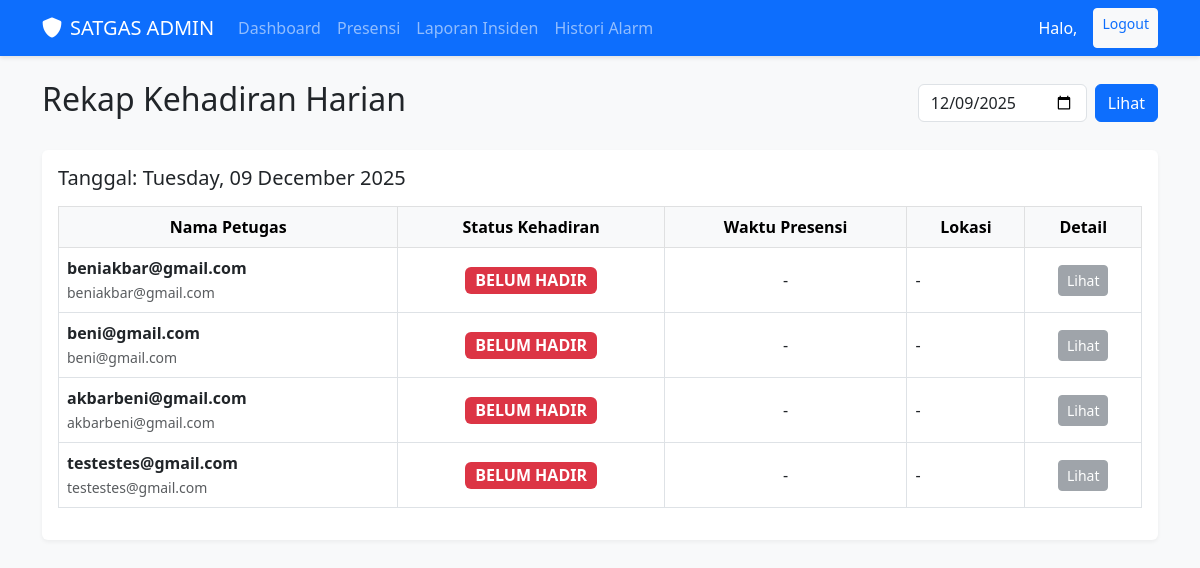
Before: /dashboard/rekap-harian/ (signed in) with the older database file.
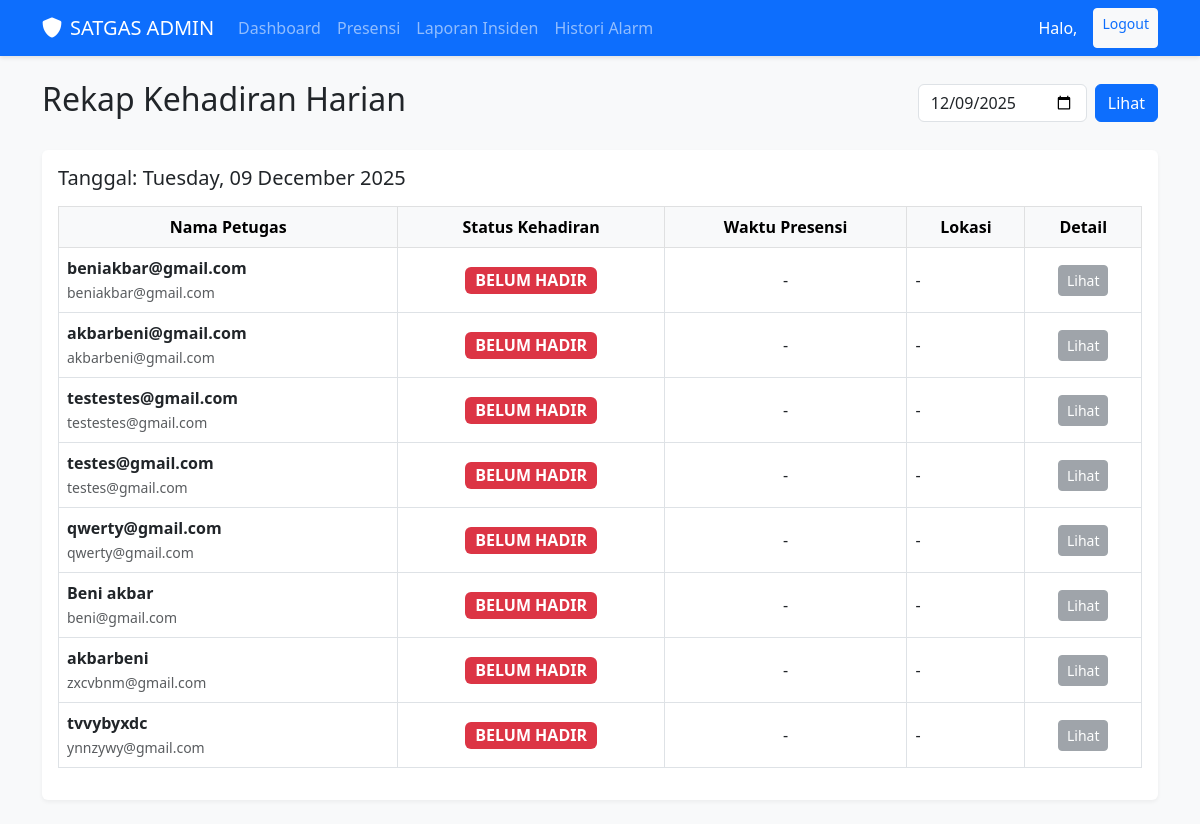
After: the same page with the newer database file.
### core/models.py (models this page shows, shortened)
class User(AbstractUser):
    username = None
    email = models.EmailField(unique=True)
    phone_number = models.CharField(max_length=15, blank=True, null=True)
    profile_picture = models.ImageField(upload_to=user_directory_path, blank=True, null=True)
    is_admin = models.BooleanField(default=False)
    is_petugas = models.BooleanField(default=True)
    USERNAME_FIELD = 'email'
    REQUIRED_FIELDS = []
    objects = UserManager()

### core/web_views.py (the view)
# urls.py: path('dashboard/rekap-harian/', WebRekapHarianView.as_view(), name='web-rekap-harian'),
class WebRekapHarianView(LoginRequiredMixin, AdminRequiredMixin, TemplateView):
    template_name = 'core/rekap_harian.html'
    def get_context_data(self, **kwargs):
        context = super().get_context_data(**kwargs)
        date_str = self.request.GET.get('date')
        if date_str:
            from django.utils.dateparse import parse_date
            target_date = parse_date(date_str) or timezone.localdate()
        else:
            target_date = timezone.localdate()
        petugas_queryset = User.objects.filter(is_petugas=True).order_by('first_name')
        serializer = PetugasStatusPresensiSerializer(
            petugas_queryset,
            many=True,
            context={'target_date': target_date}
        )
        context['data_rekap'] = serializer.data
        context['target_date'] = target_date
        context['selected_date'] = date_str
        return context

### core/serializers.py (called while the page is built)
    def get_full_name(self, obj):
        full = f"{obj.first_name} {obj.last_name}".strip()
        return full if full else obj.email

    def get_target_date(self):
        return self.context.get('target_date', timezone.localdate())

    def get_has_presensi_today(self, obj):
        target_date = self.get_target_date()
        return Presensi.objects.filter(
            petugas=obj,
            timestamp__date=target_date
        ).exists()

    def get_last_presensi(self, obj):
        target_date = self.get_target_date()
        try:
            presensi_on_date = Presensi.objects.filter(
                petugas=obj,
                timestamp__date=target_date
            ).order_by('-timestamp').first()
            if presensi_on_date:
                return AdminPresensiSerializer(presensi_on_date, context=self.context).data
            return None
        except Exception:
            return None

### core/web_views.py (called while the page is built)
    def test_func(self):
        return self.request.user.is_authenticated and self.request.user.is_admin

### core/templates/core/rekap_harian.html
{% extends 'core/base.html' %}
{% block content %}
<div class="d-flex justify-content-between align-items-center mb-4">
    <h2>Rekap Kehadiran Harian</h2>
    <form method="get" class="d-flex">
        <input type="date" name="date" class="form-control me-2" value="{{ selected_date|default:target_date|date:'Y-m-d' }}">
        <button type="submit" class="btn btn-primary">Lihat</button>
    </form>
</div>
<div class="card mb-4">
    <div class="card-body">
        <h5 class="card-title">Tanggal: {{ target_date|date:"l, d F Y" }}</h5>
        <div class="table-responsive mt-3">
            <table class="table table-bordered table-hover align-middle">
                <thead class="table-light text-center">
                    <tr>
                        <th>Nama Petugas</th>
                        <th>Status Kehadiran</th>
                        <th>Waktu Presensi</th>
                        <th>Lokasi</th>
                        <th>Detail</th>
                    </tr>
                </thead>
                <tbody>
                    {% for item in data_rekap %}
                    <tr>
                        <td>
                            <strong>{{ item.full_name }}</strong><br>
                            <small class="text-muted">{{ item.email }}</small>
                        </td>
                        <td class="text-center">
                            {% if item.has_presensi_today %}
                                {% if item.last_presensi.status_validasi == 'hadir' or not item.last_presensi.status_validasi %}
                                    <span class="badge bg-success fs-6">HADIR</span>
                                {% elif item.last_presensi.status_validasi == 'diluar_lokasi' %}
                                    <span class="badge bg-warning text-dark fs-6">DILUAR LOKASI</span>
                                {% else %}
                                    <span class="badge bg-danger fs-6">TIDAK VALID</span>
                                {% endif %}
                            {% else %}
                                <span class="badge bg-danger fs-6">BELUM HADIR</span>
                            {% endif %}
                        </td>
                        <td class="text-center">
                            {% if item.has_presensi_today %}
                                {{ item.last_presensi.timestamp|slice:"11:16" }} WIB
                            {% else %}
                                -
                            {% endif %}
                        </td>
                        <td>
                            {% if item.has_presensi_today %}
                                <small>{{ item.last_presensi.location_note|truncatechars:30 }}</small>
                            {% else %}
                                -
                            {% endif %}
                        </td>
                        <td class="text-center">
                            {% if item.has_presensi_today %}
                                <a href="{% url 'web-presensi-detail' item.last_presensi.id %}" class="btn btn-sm btn-outline-primary">Lihat</a>
                            {% else %}
                                <button class="btn btn-sm btn-secondary" disabled>Lihat</button>
                            {% endif %}
                        </td>
                    </tr>
                    {% empty %}
                    <tr>
                        <td colspan="5" class="text-center">Tidak ada data petugas.</td>
                    </tr>
                    {% endfor %}
                </tbody>
            </table>
        </div>
    </div>
</div>
{% endblock %}

Changed rows visible on the page:
added User: full_name "testes@gmail.com", email "testes@gmail.com"
added User: full_name "qwerty@gmail.com", email "qwerty@gmail.com"
added User: email "zxcvbnm@gmail.com"
added User: email "ynnzywy@gmail.com"
Other visible differences:
new list line: "BELUM HADIR - - Lihat"
new list line: "Beni akbar BELUM HADIR - - Lihat"
new list line: "beni@gmail.com"
new list line: "akbarbeni BELUM HADIR - - Lihat"
new list line: "tvvybyxdc BELUM HADIR - - Lihat"
list line gone: "beni@gmail.com beni@gmail.com"
list line gone: "BELUM HADIR - - Lihat"
